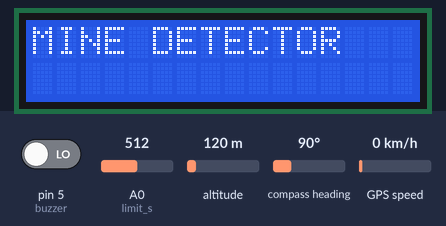
Simulated run of this sketch. Board: Arduino Uno, built with avr-gcc and run on an emulated ATmega328P. Shown: 16×2 character LCD. The inputs (shaded band) are chosen by the test bench; at power-on: A0 (limit_s) = 512, pin 5 (buzzer) LOW, altitude 120 m, compass heading 90°, GPS speed 0 km/h. The GPS gets a fix after 3 s at 37.7749, -122.4194 with 8 satellites; the modem accepts every AT command (registered, SIM ready, sends succeed) and sends nothing else; what the sketch prints to the serial monitor is not drawn.

Above: at 1.2 s.
4.4 s: A0 (limit_s) set to 489
At 5.6 s:
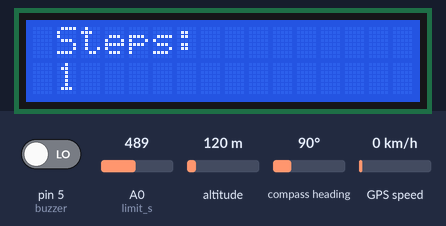
5.9 s: pin 5 (buzzer) driven HIGH
Timing chart, 0 to 8.9 s (numbered marks = the images above; inputs shaded):
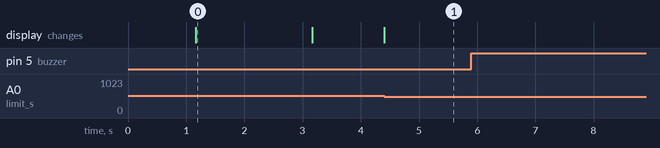

The sketch:

mine_detector.ino
```cpp
#include <SoftwareSerial.h>
#include <TinyGPS++.h>           // Include TinyGPS++ library
#include <SoftwareSerial.h>      // Include software serial library
TinyGPSPlus gps;

#include <LiquidCrystal.h>
LiquidCrystal lcd(8,9,10,11,12,13);
//LiquidCrystal lcd(rs, en, D4, D5, D6, D7);    // DEFINING ARDINO PINS

SoftwareSerial SoftSerial(6,7);   //DEFINING GPS PINS
float latit,longi;

SoftwareSerial sim(4, 3);   //DEFINING GSM PINS
#define limit_s A0

int _timeout;
int a=0;
int limit_state;
int steps=0;
int buzzer = 5;
int pre_state=0;

void setup()
    {
      pinMode(limit_s,INPUT_PULLUP);    // SETTING LIMIT SWITCH AS INPUT
      Serial.begin(9600);    // Setting the baud rate of Serial Monitor (Arduino)
      delay(100);
      Serial.println("System Started...");
      sim.begin(9600);   // Setting the baud rate of GSM Module
      delay(1000);
      SoftSerial.begin(9600);
      Serial.print("setup done");
      lcd.begin(16, 2);
      lcd.print("MINE DETECTOR");
      delay(2000);
      lcd.clear();
    }

void loop()

  {
    limit_state=analogRead(limit_s);      // READING THE LIMIT SWITCH VALUES
    //Serial.println(limit_state);
    if(limit_state < 500 && pre_state == 0) //COUNTING THE NUMBER OF STEPS TAKEN
    {
      steps+=1;
      pre_state = 1;
      lcd.setCursor(1,0);
      lcd.print("Steps: ");
      Serial.print("Steps:");
      Serial.println(steps);
      lcd.setCursor(1,7);
      lcd.print(steps);
    }
    else if(limit_state > 500)
    {
      pre_state = 0;
    }
  if(digitalRead(buzzer) == 1)    // IF METAL DETECTED SEND LOCATION
  {
    gpscheck:
    if (SoftSerial.available() > 0)
    {
      if (gps.encode(SoftSerial.read()))
      {
        if (gps.location.isValid())
        {
          latit=gps.location.lat();
          longi=gps.location.lng();
          Serial.println(latit, 6);
          Serial.println(longi, 6);
          SendMessage(latit,longi);     //SENDING LATTITUDE AND LONGITUDE
        }
        else
        {
          Serial.println("Location Invalid");
          goto gpscheck;
        }
      }
      else
      {
        goto gpscheck;
      }
    }
    else
    {
      goto gpscheck;
    }
 }

 if (sim.available()>0)
   Serial.write(sim.read());
}


 void SendMessage(float x,float y)      // FUNCTION FOR GSM TO SEND MESSAGE
{
  String latit= String(x,6);
  String longi= String(y,6);
  String link= "https://www.google.com/maps/place/";
  Serial.println ("Sending Message");
  sim.println("AT+CMGF=1\r");    //Sets the GSM Module in Text Mode
  delay(5000);  // Delay of 1000 milli seconds or 1 second
  Serial.println("Gsm Into SMS mode");
  sim.println("AT+CMGS=\"+919739264374\""); // Replace x with mobile number
  delay(5000);
  String SMS = link+latit+","+longi;
  sim.println(SMS);// The SMS text you want to send
  sim.println((char)26);// ASCII code of CTRL+Z
  delay(5000);
  Serial.println("Message sent");
  delay(5000);
}

 void RecieveMessage()
{
  sim.println("AT+CNMI=2,2,0,0,0"); // AT Command to receive a live SMS
  delay(1000);
 }
```

Measured:
- the behaviour switches between 500 and 499 on A0 (limit_s) (found by bisection; images 0 and 1)
- after the input at 4.4 s, the display: changes at once (image 1)
- after the input at 5.9 s, every drawn part: stays the same
- what the display in image 0 shows lasts 2.0 s, from 1.2 s to 3.2 s
